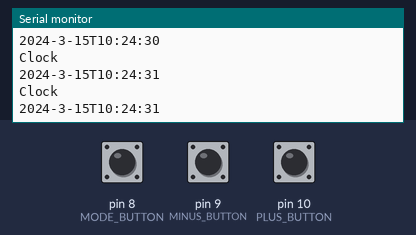
Simulated run of this sketch. Board: Arduino Uno, built with avr-gcc and run on an emulated ATmega328P. On the bench: the last lines printed to the serial monitor. The inputs (shaded band) are chosen by the test bench; at power-on: pin 8 (MODE_BUTTON) HIGH, pin 9 (MINUS_BUTTON) HIGH, pin 10 (PLUS_BUTTON) HIGH. The local clock reads 2024-03-15 10:24:30 at power-on unless the sketch sets it.

Above: at 1.8 s.
1.9 s: pin 8 (MODE_BUTTON) pulled LOW for 0.6 s
At 2.33 s:
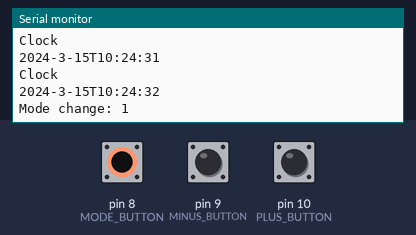
4.0 s: pin 9 (MINUS_BUTTON) pulled LOW for 0.6 s
At 4.34 s:
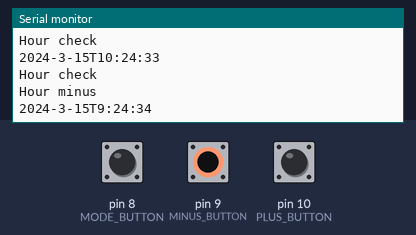
6.1 s: pin 10 (PLUS_BUTTON) pulled LOW for 0.6 s
At 6.86 s:
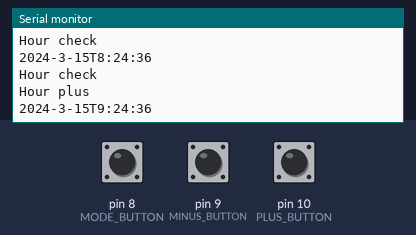
8.2 s: pin 8 (MODE_BUTTON) pulled LOW for 1 s
At 8.87 s:
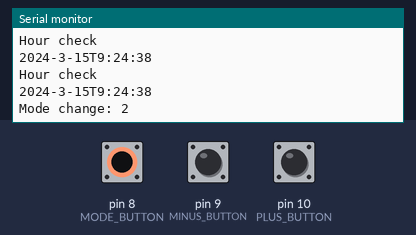
11.0 s: pin 9 (MINUS_BUTTON) pulled LOW for 1 s
At 11.39 s:
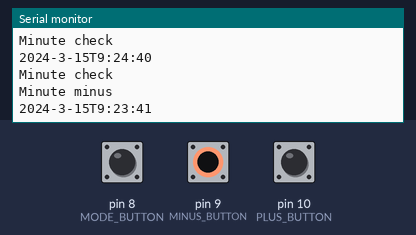
13.5 s: pin 10 (PLUS_BUTTON) pulled LOW for 1 s
At 13.9 s:
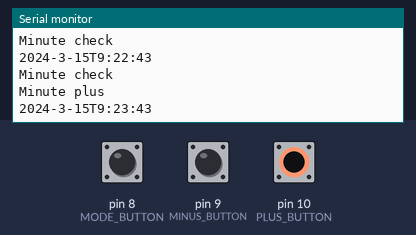
Timing chart, 0 to 16.5 s (numbered marks = the images above; inputs shaded):
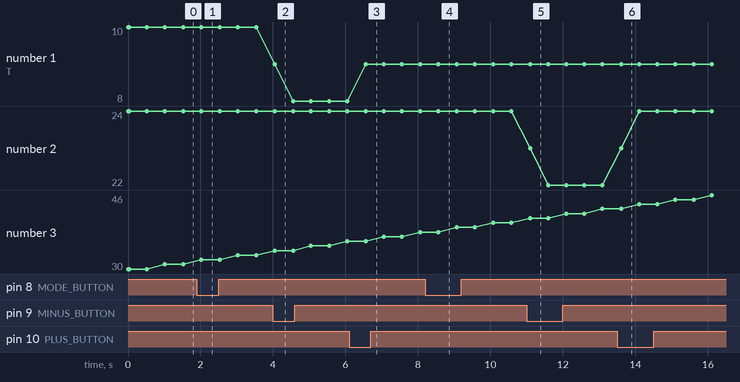

The sketch:

clock.ino
```cpp
#include <Wire.h>
#include <RTClib.h>
#include <Adafruit_PWMServoDriver.h>
#include <EEPROM.h>

#define PWM_MAX 4096
#define PWM_MIN 0

#define MODE_BUTTON 8
#define PLUS_BUTTON 10
#define MINUS_BUTTON 9
#define HOUR_MODE_BUTTON 11

RTC_DS3231 rtc;
Adafruit_PWMServoDriver pwm[2] = {
  Adafruit_PWMServoDriver(0x40),
  Adafruit_PWMServoDriver(0x41)
};

int a = 256;
bool is12Hour = EEPROM.read(a);

int numbers[11][7] = {
  {PWM_MAX, PWM_MAX, PWM_MAX, PWM_MAX, PWM_MAX, PWM_MAX, PWM_MIN, }, // 0
  {PWM_MIN, PWM_MAX, PWM_MAX, PWM_MIN, PWM_MIN, PWM_MIN, PWM_MIN, }, // 1
  {PWM_MAX, PWM_MAX, PWM_MIN, PWM_MAX, PWM_MAX, PWM_MIN, PWM_MAX, }, // 2
  {PWM_MAX, PWM_MAX, PWM_MAX, PWM_MAX, PWM_MIN, PWM_MIN, PWM_MAX, }, // 3
  {PWM_MIN, PWM_MAX, PWM_MAX, PWM_MIN, PWM_MIN, PWM_MAX, PWM_MAX, }, // 4
  {PWM_MAX, PWM_MIN, PWM_MAX, PWM_MAX, PWM_MIN, PWM_MAX, PWM_MAX, }, // 5
  {PWM_MAX, PWM_MIN, PWM_MAX, PWM_MAX, PWM_MAX, PWM_MAX, PWM_MAX, }, // 6
  {PWM_MAX, PWM_MAX, PWM_MAX, PWM_MIN, PWM_MIN, PWM_MIN, PWM_MIN, }, // 7
  {PWM_MAX, PWM_MAX, PWM_MAX, PWM_MAX, PWM_MAX, PWM_MAX, PWM_MAX, }, // 8
  {PWM_MAX, PWM_MAX, PWM_MAX, PWM_MAX, PWM_MIN, PWM_MAX, PWM_MAX, }, // 9
  {PWM_MIN, PWM_MIN, PWM_MIN, PWM_MIN, PWM_MIN, PWM_MIN, PWM_MIN, }, // off
};

int currents[32];
int current = 0;
int target = 1;

int ones = 0;
int tens = 0;
int huns = 0;
int thous = 0;

void print_time(DateTime now) {
  int minutes = now.minute();
  int hours = now.hour();
  ones = minutes % 10;
  tens = minutes / 10;
  if (is12Hour) {
    if (hours > 12) {
      hours -= 12;
    } else if (hours == 0) {
      hours = 12;
    }
  }
  huns = hours % 10;
  thous = hours / 10;
  set_ones(ones);
  set_tens(tens);
  set_huns(huns);
  set_thou(thous);
  Serial.print(now.year(), DEC);
  Serial.print('-');
  Serial.print(now.month(), DEC);
  Serial.print('-');
  Serial.print(now.day(), DEC);
  Serial.print("T");
  Serial.print(now.hour(), DEC);
  Serial.print(':');
  Serial.print(now.minute(), DEC);
  Serial.print(':');
  Serial.print(now.second(), DEC);
  Serial.println();
}

void set_display(int chip, int offset, int num) {
  for (int i = 0; i < 7; ++i) {
    if (numbers[num][i] == 0) {
      pwm[chip].setPWM(i + offset, 4096, 0);
    } else {
      pwm[chip].setPWM(i + offset, 0, 4096);
    }
  }
}

void display_military_time(bool is12Hour) {
  if (is12Hour) {
    set_display(1, 8, 2);
    set_display(1, 0, 1);
    set_display(0, 8, 10);
    set_display(0, 0, 10);
  } else {
    set_display(1, 8, 4);
    set_display(1, 0, 2);
    set_display(0, 8, 10);
    set_display(0, 0, 10);
  }
}

void set_ones(int num) {
  set_display(1, 8, num);
}

void set_tens(int num) {
  set_display(1, 0, num);
}

void set_huns(int num) {
  set_display(0, 8, num);
}

void set_thou(int num) {
  set_display(0, 0, num);
}

void set_min_light(int state) {
  if (state == HIGH) {
    pwm[1].setPWM(7, 4096, 0);
    pwm[1].setPWM(15, 4096, 0);
  } else {
    pwm[1].setPWM(7, 0, 4096);
    pwm[1].setPWM(15, 0, 4096);
  }
}

void set_hour_light(int state) {
  if (state == HIGH) {
    pwm[0].setPWM(7, 4096, 0);
    pwm[0].setPWM(15, 4096, 0);
  } else {
    pwm[0].setPWM(7, 0, 4096);
    pwm[0].setPWM(15, 0, 4096);
  }
}

#define CLOCK 0
#define SET_HOUR 1
#define SET_MIN 2
#define SET_MILITARY_TIME 3
#define MAX_MODE 3

int mode = CLOCK;
int modeChanged = false;

void setup() {
  pinMode(MINUS_BUTTON, INPUT_PULLUP);
  pinMode(PLUS_BUTTON, INPUT_PULLUP);
  pinMode(MODE_BUTTON, INPUT_PULLUP);
  pinMode(HOUR_MODE_BUTTON, INPUT_PULLUP);

  Serial.begin(9600);
  pwm[0].begin();
  pwm[0].setPWMFreq(1600);
  pwm[1].begin();
  pwm[1].setPWMFreq(1600);

  if (!rtc.begin()) {
    while (1);
  }

  rtc.writeSqwPinMode(DS3231_SquareWave1Hz);

  if (rtc.lostPower()) {
    rtc.adjust(DateTime(2019, 1, 1, 0, 0, 0));
  }

  print_time(rtc.now());
}

void loop() {
  set_min_light(LOW);
  set_hour_light(LOW);
  DateTime now = rtc.now();
  if (mode == CLOCK) {
    Serial.println("Clock");
    print_time(now);
  } else if (mode == SET_HOUR) {
    set_hour_light(HIGH);
    Serial.println("Hour check");
    if (digitalRead(PLUS_BUTTON) == LOW) {
      Serial.println("Hour plus");
      DateTime future = (now + TimeSpan(3600));
      rtc.adjust(future);
      now = future;
    } else if (digitalRead(MINUS_BUTTON) == LOW) {
      Serial.println("Hour minus");
      DateTime past = (now - TimeSpan(3600));
      rtc.adjust(past);
      now = past;
    }
    print_time(now);
  } else if (mode == SET_MIN) {
    set_min_light(HIGH);
    Serial.println("Minute check");
    if (digitalRead(PLUS_BUTTON) == LOW) {
      Serial.println("Minute plus");
      DateTime future = (now + TimeSpan(60));
      rtc.adjust(future);
      now = future;
    } else if (digitalRead(MINUS_BUTTON) == LOW) {
      Serial.println("Minute minus");
      DateTime past = (now - TimeSpan(60));
      rtc.adjust(past);
      now = past;
    }
    print_time(now);
  } else if (mode == SET_MILITARY_TIME) {
    if (digitalRead(PLUS_BUTTON) == LOW || digitalRead(MINUS_BUTTON) == LOW) {
      is12Hour = !is12Hour;
      EEPROM.write(a, is12Hour);
    }
    display_military_time(is12Hour);
  }

  if (digitalRead(MODE_BUTTON) == LOW) {
    if (modeChanged == false) {
      mode++;
      modeChanged = true;
      if (mode > MAX_MODE) {
        mode = CLOCK;
      }
      Serial.print("Mode change: ");
      Serial.println(mode);
    }
  } else {
    modeChanged = false;
  }

  delay(500);
}
```

Measured:
- after the input at 1.9 s, the serial monitor: prints a new line after 0.14 s (image 1)
- after the input at 4.0 s, the serial monitor: prints a new line at once (image 2)
- after the input at 6.1 s, the serial monitor: prints a new line after 0.45 s (image 3)
- after the input at 8.2 s, the serial monitor: prints a new line after 0.38 s (image 4)
- after the input at 11.0 s, the serial monitor: prints a new line after 0.08 s (image 5)
- after the input at 13.5 s, the serial monitor: prints a new line after 0.09 s (image 6)
- plotted number 1: 10 → 8 after the input at 4.0 s
- plotted number 2: 24 → 22 after the input at 11.0 s
